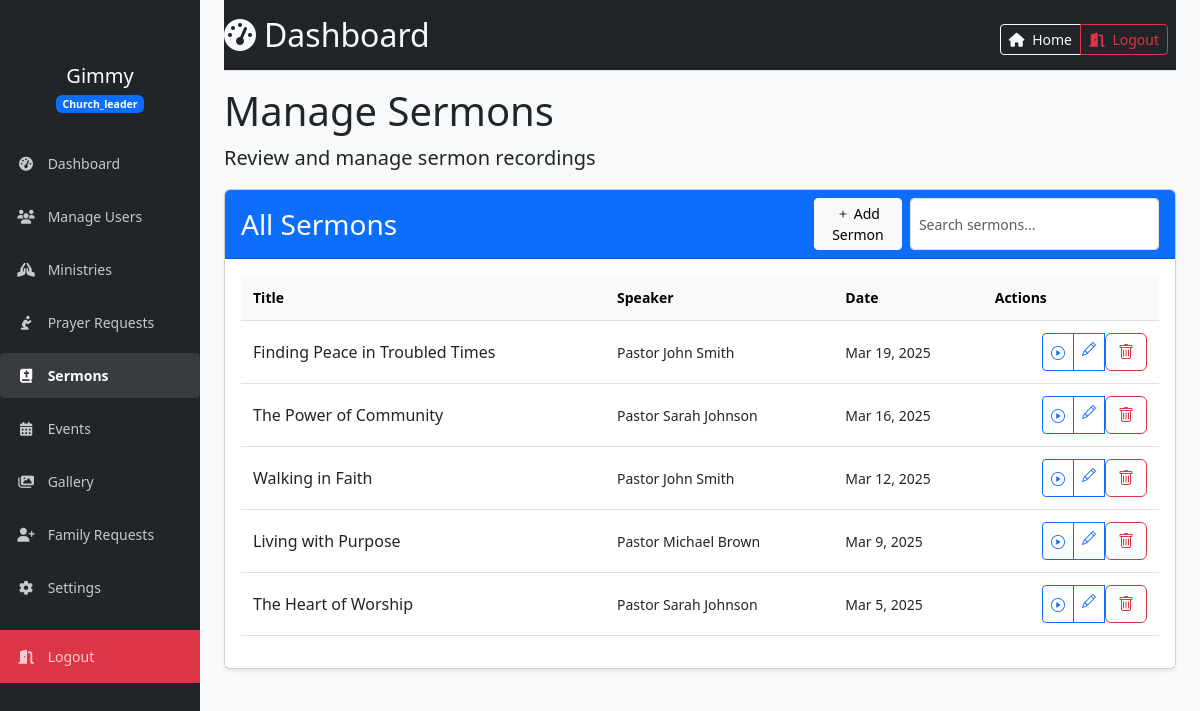
Page /admin/manage_sermons.php (signed in) on the committed database.
### tables this page shows
CREATE TABLE `sermons` (
  `id` int(11) NOT NULL,
  `title` varchar(255) NOT NULL,
  `description` text DEFAULT NULL,
  `video_url` varchar(255) DEFAULT NULL,
  `speaker` varchar(100) DEFAULT NULL,
  `date` date DEFAULT NULL,
  `youtube_url` varchar(255) DEFAULT NULL,
  `created_at` timestamp NOT NULL DEFAULT current_timestamp(),
  `scripture_reference` varchar(255) DEFAULT NULL,
  `series` varchar(255) DEFAULT NULL,
  `updated_at` timestamp NOT NULL DEFAULT current_timestamp() ON UPDATE current_timestamp()
);

### admin/manage_sermons.php (the view, shortened to what this page needs)
<?php
require_once '../includes/auth.php';
$stmt = $conn->prepare("SELECT * FROM sermons ORDER BY date DESC");
$stmt->execute();
$sermons = $stmt->get_result();
?>
<!DOCTYPE html>
<html lang="en">
<head>
    <link href="https://cdn.jsdelivr.net/npm/bootstrap@5.3.0/dist/css/bootstrap.min.css" rel="stylesheet">
    <link rel="stylesheet" href="https://cdn.jsdelivr.net/npm/bootstrap-icons@1.7.2/font/bootstrap-icons.css">
    <link rel="stylesheet" href="https://cdnjs.cloudflare.com/ajax/libs/font-awesome/6.4.0/css/all.min.css">
    <link rel="stylesheet" href="../assets/css/admin.css">
</head>
<body>
<div class="container-fluid">
    <div class="row">
        <?php include "../includes/admin_left_nav.php" ?>
        <main class="col-md-12 ms-sm-auto col-lg-10 px-md-4 py-0">
            <div class="d-flex justify-content-between flex-wrap flex-md-nowrap align-items-center pt-3 pb-2 mb-3 bg-dark border-bottom">
                <h1 class="h2 text-light"><i class="fas fa-tachometer-alt me-2"></i>Dashboard</h1>
                <div class="btn-toolbar mb-2 mb-md-0">
                     <div class="btn-group me-2">
                        <button type="button" class="btn btn-sm btn-outline-light">
                            <a class="nav-link" href="../index.php">
                                <i class="fas fa-house me-1"></i> Home
                            </a>
                        </button>
                        <button type="button" class="btn btn-sm btn-outline-danger" id="button_logout">
                            <a class="nav-link" href="../logout.php">
                                <i class="fas fa-door-open me-1"></i> Logout
                            </a>
                        </button>
                    </div>
                </div>
            </div>
            <div class="col">
                <h1>Manage Sermons</h1>
                <p class="lead">Review and manage sermon recordings</p>
            </div>
            <div class="row g-4">
                <div class="col-12">
                    <div class="card shadow-sm">
                        <div class="card-header bg-primary text-white">
                            <div class="d-flex justify-content-between align-items-center flex-wrap">
                                <h3 class="card-title mb-2 mb-md-0">All Sermons</h3>
                                <div class="d-flex flex-grow-1 flex-md-grow-0 ms-md-2">
                                    <button class="btn btn-sm btn-light me-2" data-bs-toggle="modal" data-bs-target="#sermonFormModal">
                                        <i class="bi bi-plus"></i> Add Sermon
                                    </button>
                                    <input type="text" id="searchInput" class="form-control form-control-sm" placeholder="Search sermons...">
                                </div>
                            </div>
                        </div>
                        <div class="card-body">
                            <div class="table-responsive" style="max-height: 70vh; overflow-y: auto;">
                                <table class="table table-hover align-middle">
                                    <thead class="table-light sticky-top" style="top: -1px;">
                                        <tr>
                                            <th>Title</th>
                                            <th>Speaker</th>
                                            <th class="d-none d-sm-table-cell">Date</th>
                                            <th>Actions</th>
                                        </tr>
                                    </thead>
                                    <tbody>
                                        <?php while ($sermon = $sermons->fetch_assoc()): ?>
                                            <tr>
                                                <td>
                                                    <div class="d-flex align-items-center">
                                                        <div class="flex-grow-1">
                                                            <h6 class="mb-0"><?php echo htmlspecialchars($sermon['title']); ?></h6>
                                                        </div>
                                                    </div>
                                                </td>
                                                <td><?php echo htmlspecialchars($sermon['speaker']); ?></td>
                                                <td class="d-none d-sm-table-cell"><?php echo date('M j, Y', strtotime($sermon['date'])); ?></td>
                                                <td class="text-end">
                                                    <div class="btn-group btn-group-sm" role="group">
                                                        <?php if (!empty($sermon['youtube_url'])): ?>
                                                            <button class="btn btn-outline-primary play-btn"
                                                                    data-video-url="<?php echo htmlspecialchars($sermon['youtube_url']); ?>"
                                                                    data-title="<?php echo htmlspecialchars($sermon['title']); ?>"
                                                                    title="Play">
                                                                <i class="bi bi-play-circle"></i>
                                                            </button>
                                                        <?php endif; ?>
                                                        <a href="?edit=<?php echo $sermon['id']; ?>" class="btn btn-outline-primary" title="Edit">
                                                            <i class="bi bi-pencil"></i>
                                                        </a>
                                                        <form action="manage_sermons.php" method="post" class="d-inline"
                                                              onsubmit="return confirm('Are you sure you want to delete this sermon?');">
                                                            <button type="submit" class="btn btn-outline-danger" title="Delete">
                                                                <i class="bi bi-trash"></i>
                                                            </button>
                                                        </form>
                                                    </div>
                                                </td>
                                            </tr>
                                        <?php endwhile; ?>
                                    </tbody>
                                </table>
                            </div>
                        </div>
                    </div>
                </div>
            </div>
        </main>
    </div>
</div>
</body>
</html>

### assets/css/admin.css (style rules this page uses)
body { font-size: .875rem; background-color: #f8f9fa; }
main { padding-top: 48px; }
.card { box-shadow: 0 0.125rem 0.25rem rgba(0, 0, 0, 0.075); transition: box-shadow 0.3s ease-in-out; }
.table > :not(caption) > * > * { padding: 0.75rem; }

### admin/manage_sermons.php (style rules this page uses)
.play-btn { cursor: pointer; }

### rows in the picture
sermons: title "Finding Peace in Troubled Times", speaker "Pastor John Smith", date "Mar 19, 2025"
sermons: title "The Power of Community", speaker "Pastor Sarah Johnson", date "Mar 16, 2025"
sermons: title "Walking in Faith", speaker "Pastor John Smith", date "Mar 12, 2025"
sermons: title "Living with Purpose", speaker "Pastor Michael Brown", date "Mar 9, 2025"
sermons: title "The Heart of Worship", speaker "Pastor Sarah Johnson", date "Mar 5, 2025"

### other values in the picture
$safe_username "Gimmy"
$safe_role "Church_leader"
